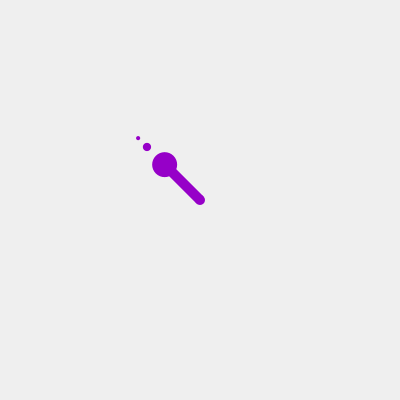
Frame 1 (no input)
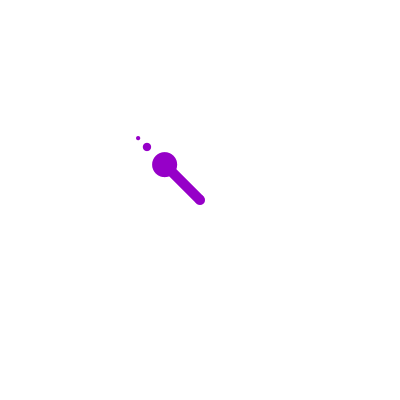
Frame 60 (the mouse pressed at the canvas centre just before this capture)
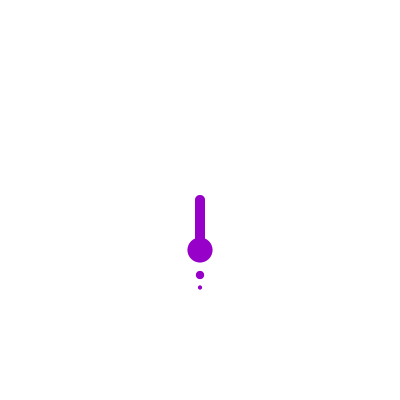
Frame 120 (the mouse held since frame 60 and released just before this capture)

The Processing sketch that drew these frames (run headless with seeded random() and noise(); from frame 60 on, the mouse is pressed at the canvas centre):

// Processing sketch: T37_arctanTracking
// ── T37_arctanTracking.pde
float cX, cY, largo, rad;

void setup(){
  size(400,400);
  cX = width/2;
  cY = height/2;
  largo = 50;
  rad = 25;
  noStroke();
  rectMode(CENTER);
}

void draw(){
  //background(255);
  fill(255,175);
  rect(width/2,height/2,width,height);
  float angle = atan2(mouseX-cX,mouseY-cY);
  
  pushMatrix();
  translate(cX,cY);
  rotate(-angle);
  
  fill(150,0,200);
  rect(0,largo/2,largo/5,largo);
  ellipse(0,0,largo/5,largo/5);
  translate(0,largo +3/4*rad);
  ellipse(0,0,rad,rad);
  translate(0,rad);
  ellipse(0,0,rad/3,rad/3);
  translate(0,rad/2);
  ellipse(0,0,rad/6,rad/6);
  
  popMatrix();
}
